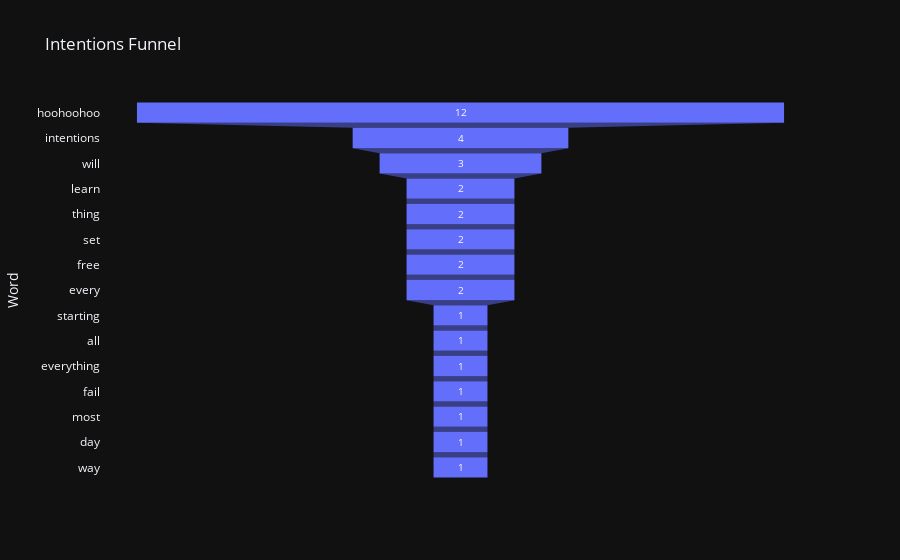

This figure's notebook cell:
### Markdown cell above
### Intentions Funnel Chart

### Code cell
df_counts = pd.DataFrame(counts.most_common(15), columns=['Word', 'Count'])

fig = px.funnel(df_counts, x='Count', y='Word',
                title='Intentions Funnel',
                color_discrete_sequence=['#636EFA'])
fig.show()

### Figure 1 — Plotly figure (JSON) as saved in the notebook; plotly's stock layout.template omitted (floating-point values rounded to 4 significant figures)
{"data": [{"hovertemplate": "Count=%{x}<br>Word=%{y}<extra></extra>", "legendgroup": "", "marker": {"color": "#636EFA"}, "name": "", "orientation": "h", "showlegend": false, "x": [12, 4, 3, 2, 2, 2, 2, 2, 1, 1, 1, 1, 1, 1, 1], "xaxis": "x", "y": ["hoohoohoo", "intentions", "will", "learn", "thing", "set", "free", "every", "starting", "all", "everything", "fail", "most", "day", "way"], "yaxis": "y", "type": "funnel"}], "layout": {"xaxis": {"anchor": "y", "domain": [0.0, 1.0], "title": {"text": "Count"}}, "yaxis": {"anchor": "x", "domain": [0.0, 1.0], "title": {"text": "Word"}}, "legend": {"tracegroupgap": 0}, "title": {"text": "Intentions Funnel"}}}
